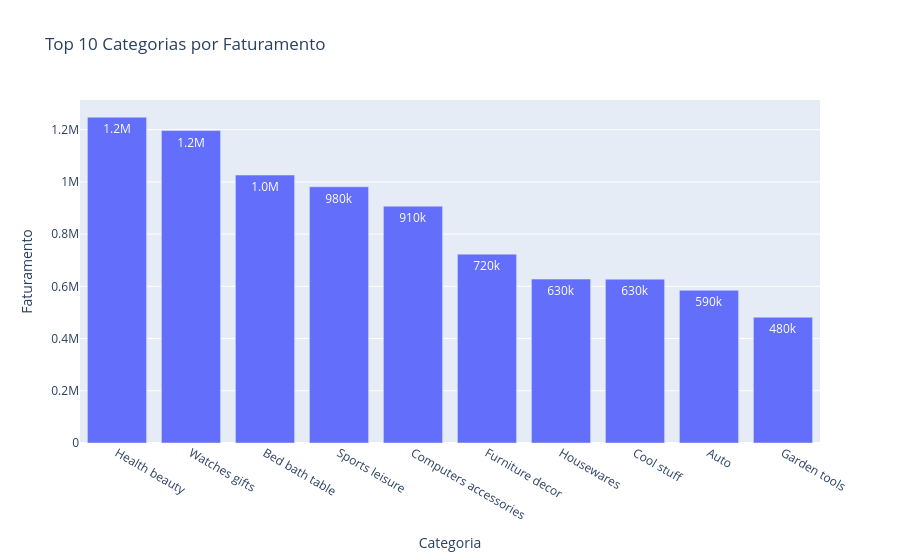
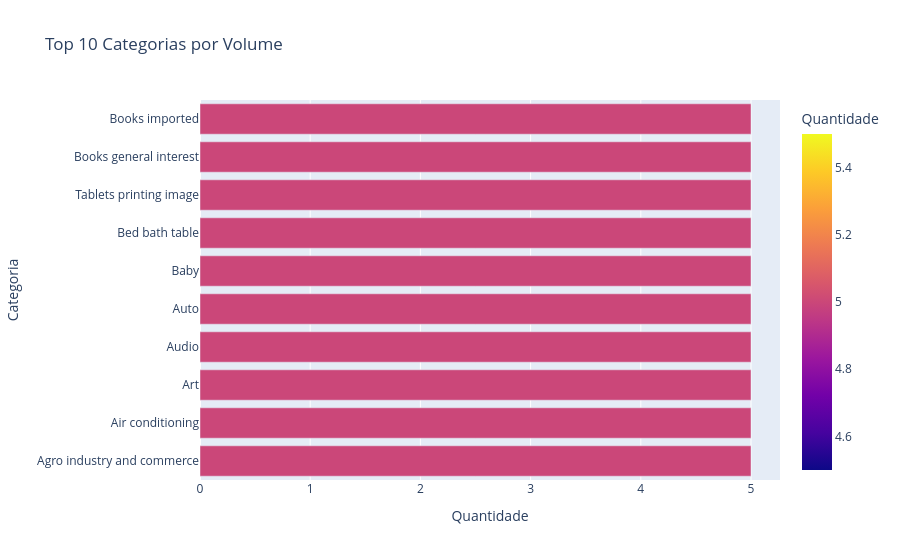

The code cell stored with these charts, in order, in its notebook:
### Code cell
# Gráfico 1: Top 10 Faturamento
top_fat = df.groupby('Categoria')['Faturamento'].sum().sort_values(ascending=False).head(10).reset_index()
fig1 = px.bar(top_fat, x='Categoria', y='Faturamento', title="Top 10 Categorias por Faturamento", text_auto='.2s')
fig1.show()

# Gráfico 2: Top 10 Volume (Vendas)
top_vol = df['Categoria'].value_counts().head(10).reset_index()
top_vol.columns = ['Categoria', 'Quantidade']
fig2 = px.bar(top_vol, x='Quantidade', y='Categoria', orientation='h', title="Top 10 Categorias por Volume", color='Quantidade')
fig2.show()

### Figure 1 — Plotly figure (JSON) as saved in the notebook; plotly's stock layout.template omitted (floating-point values rounded to 4 significant figures)
{"data": [{"hovertemplate": "Categoria=%{x}<br>Faturamento=%{y}<extra></extra>", "legendgroup": "", "marker": {"color": "#636efa", "pattern": {"shape": ""}}, "name": "", "orientation": "v", "showlegend": false, "textposition": "auto", "texttemplate": "%{y:.2s}", "type": "bar", "x": ["Health beauty", "Watches gifts", "Bed bath table", "Sports leisure", "Computers accessories", "Furniture decor", "Housewares", "Cool stuff", "Auto", "Garden tools"], "xaxis": "x", "y": [1248000.0, 1196000.0, 1026000.0, 981200.0, 906900.0, 723300.0, 627800.0, 627600.0, 585000.0, 481800.0], "yaxis": "y"}], "layout": {"barmode": "relative", "legend": {"tracegroupgap": 0}, "title": {"text": "Top 10 Categorias por Faturamento"}, "xaxis": {"anchor": "y", "domain": [0, 1], "title": {"text": "Categoria"}}, "yaxis": {"anchor": "x", "domain": [0, 1], "title": {"text": "Faturamento"}}}}

### Figure 2 — Plotly figure (JSON) as saved in the notebook; plotly's stock layout.template omitted (floating-point values rounded to 4 significant figures)
{"data": [{"hovertemplate": "Quantidade=%{marker.color}<br>Categoria=%{y}<extra></extra>", "legendgroup": "", "marker": {"color": [5, 5, 5, 5, 5, 5, 5, 5, 5, 5], "coloraxis": "coloraxis", "pattern": {"shape": ""}}, "name": "", "orientation": "h", "showlegend": false, "textposition": "auto", "type": "bar", "x": [5, 5, 5, 5, 5, 5, 5, 5, 5, 5], "xaxis": "x", "y": ["Agro industry and commerce", "Air conditioning", "Art", "Audio", "Auto", "Baby", "Bed bath table", "Tablets printing image", "Books general interest", "Books imported"], "yaxis": "y"}], "layout": {"barmode": "relative", "coloraxis": {"colorbar": {"title": {"text": "Quantidade"}}, "colorscale": [[0, "#0d0887"], [0.1111, "#46039f"], [0.2222, "#7201a8"], [0.3333, "#9c179e"], [0.4444, "#bd3786"], [0.5556, "#d8576b"], [0.6667, "#ed7953"], [0.7778, "#fb9f3a"], [0.8889, "#fdca26"], [1, "#f0f921"]]}, "legend": {"tracegroupgap": 0}, "title": {"text": "Top 10 Categorias por Volume"}, "xaxis": {"anchor": "y", "domain": [0, 1], "title": {"text": "Quantidade"}}, "yaxis": {"anchor": "x", "domain": [0, 1], "title": {"text": "Categoria"}}}}
